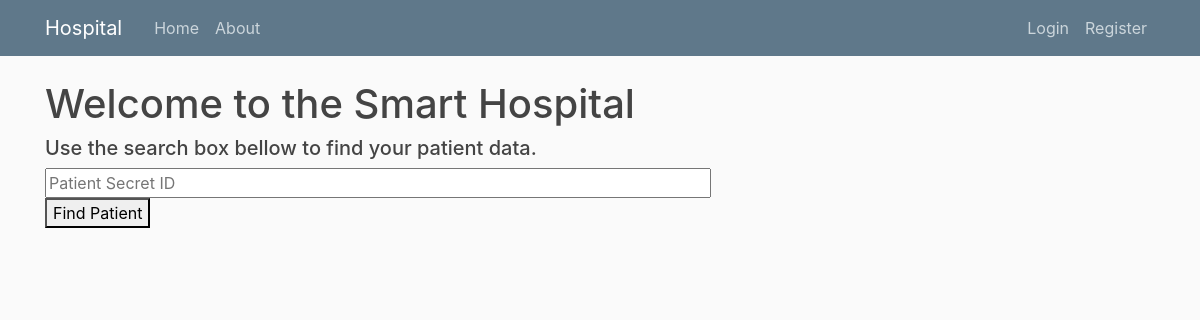
The app's page /, older data.
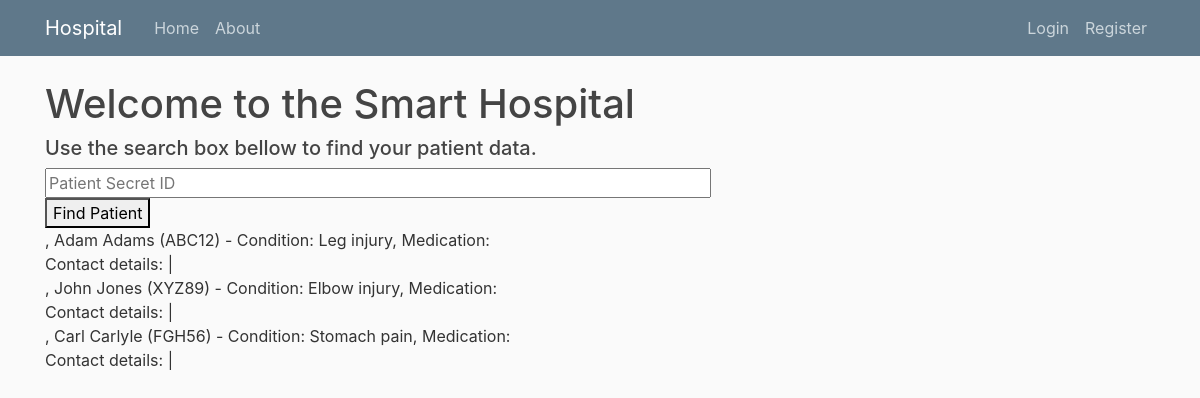
The same page, newer data.
### hospital/models.py (models this page shows)
class Patients(models.Model):
    secret_id = models.IntegerField()
    name = models.CharField(max_length=100)
    surname = models.CharField(max_length=100)
    address = models.CharField(max_length=100)
    email = models.CharField(max_length=100)
    condition = models.CharField(max_length=100)
    medication = models.CharField(max_length=100)

### hospital/views.py (the view)
# urls.py: path('', views.home, name='hospital-home'),
def home(request):
    sql = "SELECT * FROM hospital_patients"
    out = Patients.objects.raw(sql)
    if request.method == 'POST':
        search = request.POST.get('textfield', None)    # raw SQL user input
        search = ('SELECT * FROM hospital_patients WHERE secret_id=' + search)
        search_out = Patients.objects.raw(search)
        return render(request, 'home.html', {'data': search_out})
    else:
        return render(request, 'home.html', {'data': out})

### hospital/templates/home.html (shortened to what this page needs)
{% extends "base.html" %}
{% block content %}
    <h1>Welcome to the Smart Hospital</h1>
    <h5>Use the search box bellow to find your patient data.</h5>
    <form method="POST" action="/">
        <input type="text" name="textfield" placeholder="Patient Secret ID" size="60">
        <button type="submit">Find Patient</button>
    </form>
    {% for i in data %}
        <div>{{ i.surname }}, {{ i.name }} ({{ i.secret_id }}) - Condition: {{ i.condition }}, Medication: {{ i.medication }}</div>
        <div>Contact details: {{ i.email }} | {{ i.address }}</div>
    {% endfor %}
{% endblock content %}

### hospital/templates/base.html (shortened to what this page needs)
{% load static %}
<!DOCTYPE html>
<html>
<head>
    <link rel="stylesheet" href="https://maxcdn.bootstrapcdn.com/bootstrap/4.0.0/css/bootstrap.min.css">
    <link rel="stylesheet" type="text/css" href="{% static 'main.css' %}">
</head>
<body>
    <header class="site-header">
      <nav class="navbar navbar-expand-md navbar-dark bg-steel fixed-top">
        <div class="container">
          <a class="navbar-brand mr-4" href="{% url 'hospital-home' %}">Hospital</a>
          <div class="collapse navbar-collapse" id="navbarToggle">
            <div class="navbar-nav mr-auto">
              <a class="nav-item nav-link" href="{% url 'hospital-home' %}">Home</a>
              <a class="nav-item nav-link" href="{% url 'hospital-about' %}">About</a>
            </div>
            <div class="navbar-nav">
              <a class="nav-item nav-link" href="#">Login</a>
              <a class="nav-item nav-link" href="#">Register</a>
            </div>
          </div>
        </div>
      </nav>
    </header>
    <main role="main" class="container">
      <div class="row">
        <div class="col-md-8">
          {% block content %}{% endblock %}
        </div>
      </div>
    </main>
</body>
</html>

### hospital/static/main.css (style rules this page uses)
body { background: #fafafa; color: #333333; margin-top: 5rem; }
h1, h2, h3, h4, h5, h6 { color: #444444; }
.bg-steel { background-color: #5f788a; }
.site-header .navbar-nav .nav-link { color: #cbd5db; }

Row changes from the older to the newer data that the page shows:
added Patients: name "Adam Adams", secret_id "ABC12", condition "Leg injury"
added Patients: name "John Jones", secret_id "XYZ89", condition "Elbow injury"
added Patients: name "Carl Carlyle", secret_id "FGH56", condition "Stomach pain"
